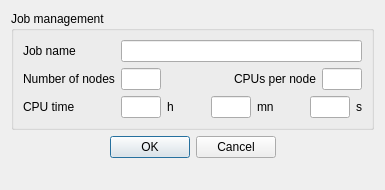
<ui version="4.0" >
 <class>BatchRunningPBSJobManagementDialogForm</class>
 <widget class="QDialog" name="BatchRunningPBSJobManagementDialogForm" >
  <property name="geometry" >
   <rect>
    <x>0</x>
    <y>0</y>
    <width>385</width>
    <height>190</height>
   </rect>
  </property>
  <property name="windowTitle" >
   <string>Dialog</string>
  </property>
  <layout class="QVBoxLayout" >
   <item>
    <widget class="QGroupBox" name="groupBox" >
     <property name="title" >
      <string>Job management</string>
     </property>
     <layout class="QHBoxLayout" >
      <item>
       <layout class="QVBoxLayout" >
        <item>
         <widget class="QLabel" name="labelJobName" >
          <property name="text" >
           <string>Job name</string>
          </property>
         </widget>
        </item>
        <item>
         <widget class="QLabel" name="labelNodes" >
          <property name="text" >
           <string>Number of nodes</string>
          </property>
         </widget>
        </item>
        <item>
         <widget class="QLabel" name="labelCPUTime" >
          <property name="text" >
           <string>CPU time</string>
          </property>
         </widget>
        </item>
       </layout>
      </item>
      <item>
       <layout class="QVBoxLayout" >
        <item>
         <widget class="QLineEdit" name="lineEditJobName" />
        </item>
        <item>
         <layout class="QHBoxLayout" >
          <item>
           <widget class="QLineEdit" name="lineEditNodes" >
            <property name="maximumSize" >
             <size>
              <width>40</width>
              <height>16777215</height>
             </size>
            </property>
           </widget>
          </item>
          <item>
           <spacer>
            <property name="orientation" >
             <enum>Qt::Horizontal</enum>
            </property>
            <property name="sizeHint" stdset="0" >
             <size>
              <width>20</width>
              <height>20</height>
             </size>
            </property>
           </spacer>
          </item>
          <item>
           <widget class="QLabel" name="labelCPUNodes" >
            <property name="text" >
             <string>CPUs per node</string>
            </property>
           </widget>
          </item>
          <item>
           <widget class="QLineEdit" name="lineEditCPUNodes" >
            <property name="maximumSize" >
             <size>
              <width>40</width>
              <height>16777215</height>
             </size>
            </property>
           </widget>
          </item>
         </layout>
        </item>
        <item>
         <layout class="QHBoxLayout" >
          <item>
           <widget class="QLineEdit" name="lineEditHours" >
            <property name="maximumSize" >
             <size>
              <width>40</width>
              <height>16777215</height>
             </size>
            </property>
           </widget>
          </item>
          <item>
           <widget class="QLabel" name="labelHours" >
            <property name="text" >
             <string>h</string>
            </property>
           </widget>
          </item>
          <item>
           <spacer>
            <property name="orientation" >
             <enum>Qt::Horizontal</enum>
            </property>
            <property name="sizeHint" stdset="0" >
             <size>
              <width>20</width>
              <height>20</height>
             </size>
            </property>
           </spacer>
          </item>
          <item>
           <widget class="QLineEdit" name="lineEditMinutes" >
            <property name="maximumSize" >
             <size>
              <width>40</width>
              <height>16777215</height>
             </size>
            </property>
           </widget>
          </item>
          <item>
           <widget class="QLabel" name="labelMinutes" >
            <property name="text" >
             <string>mn</string>
            </property>
           </widget>
          </item>
          <item>
           <spacer>
            <property name="orientation" >
             <enum>Qt::Horizontal</enum>
            </property>
            <property name="sizeHint" stdset="0" >
             <size>
              <width>20</width>
              <height>20</height>
             </size>
            </property>
           </spacer>
          </item>
          <item>
           <widget class="QLineEdit" name="lineEditSeconds" >
            <property name="maximumSize" >
             <size>
              <width>40</width>
              <height>16777215</height>
             </size>
            </property>
           </widget>
          </item>
          <item>
           <widget class="QLabel" name="labelSeconds" >
            <property name="text" >
             <string>s</string>
            </property>
           </widget>
          </item>
         </layout>
        </item>
       </layout>
      </item>
     </layout>
    </widget>
   </item>
   <item>
    <widget class="QDialogButtonBox" name="buttonBox" >
     <property name="orientation" >
      <enum>Qt::Horizontal</enum>
     </property>
     <property name="standardButtons" >
      <set>QDialogButtonBox::Cancel|QDialogButtonBox::Ok</set>
     </property>
     <property name="centerButtons" >
      <bool>true</bool>
     </property>
    </widget>
   </item>
   <item>
    <spacer>
     <property name="orientation" >
      <enum>Qt::Vertical</enum>
     </property>
     <property name="sizeHint" >
      <size>
       <width>272</width>
       <height>16</height>
      </size>
     </property>
    </spacer>
   </item>
  </layout>
 </widget>
 <resources/>
 <connections>
  <connection>
   <sender>buttonBox</sender>
   <signal>accepted()</signal>
   <receiver>BatchRunningPBSJobManagementDialogForm</receiver>
   <slot>accept()</slot>
   <hints>
    <hint type="sourcelabel" >
     <x>248</x>
     <y>254</y>
    </hint>
    <hint type="destinationlabel" >
     <x>157</x>
     <y>274</y>
    </hint>
   </hints>
  </connection>
  <connection>
   <sender>buttonBox</sender>
   <signal>rejected()</signal>
   <receiver>BatchRunningPBSJobManagementDialogForm</receiver>
   <slot>reject()</slot>
   <hints>
    <hint type="sourcelabel" >
     <x>316</x>
     <y>260</y>
    </hint>
    <hint type="destinationlabel" >
     <x>286</x>
     <y>274</y>
    </hint>
   </hints>
  </connection>
 </connections>
</ui>
